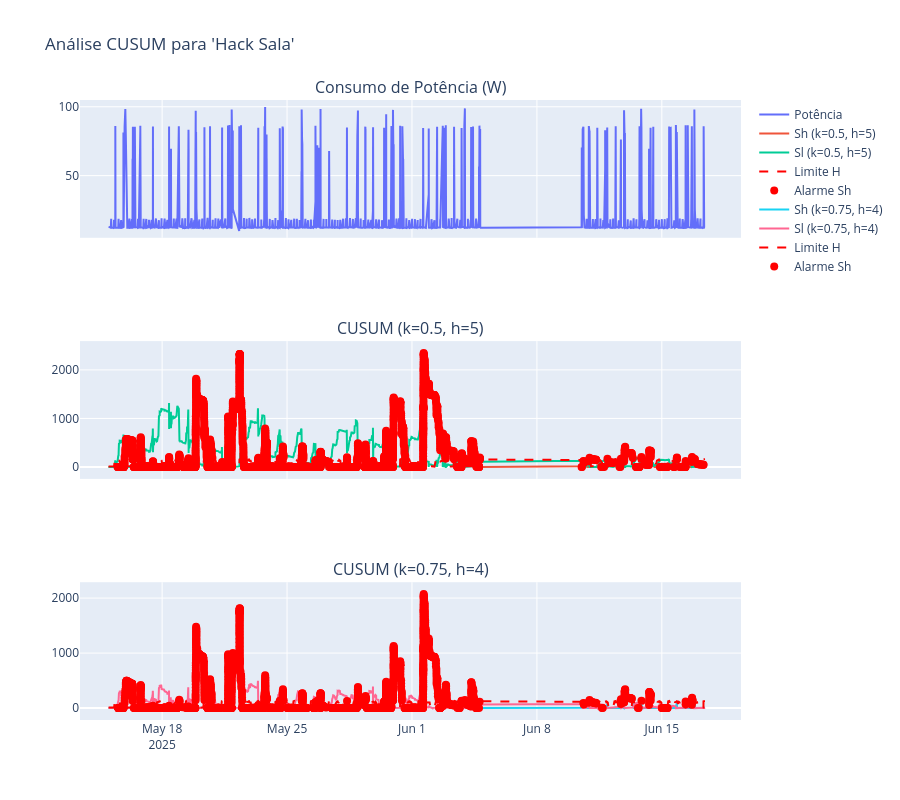

Write notebook code for a chart like this one.
### Markdown cell above
### Visualização dos Resultados

Vamos plotar os resultados para comparar visualmente o comportamento das duas simulações.

### Code cell
fig = make_subplots(rows=3, cols=1, shared_xaxes=True, 
                    subplot_titles=('Consumo de Potência (W)', 'CUSUM (k=0.5, h=5)', 'CUSUM (k=0.75, h=4)'))

# Gráfico de Potência
fig.add_trace(go.Scatter(x=df_sim1['event_time'], y=df_sim1['power'], mode='lines', name='Potência'), row=1, col=1)

# Gráfico Simulação 1
fig.add_trace(go.Scatter(x=df_sim1['event_time'], y=df_sim1['Sh'], mode='lines', name='Sh (k=0.5, h=5)'), row=2, col=1)
fig.add_trace(go.Scatter(x=df_sim1['event_time'], y=df_sim1['Sl'], mode='lines', name='Sl (k=0.5, h=5)'), row=2, col=1)
fig.add_trace(go.Scatter(x=df_sim1['event_time'], y=df_sim1['H'], mode='lines', name='Limite H', line=dict(dash='dash', color='red')), row=2, col=1)
fig.add_trace(go.Scatter(x=df_sim1[df_sim1['alarm']]['event_time'], y=df_sim1[df_sim1['alarm']]['Sh'], mode='markers', name='Alarme Sh', marker=dict(color='red', size=8)), row=2, col=1)

# Gráfico Simulação 2
fig.add_trace(go.Scatter(x=df_sim2['event_time'], y=df_sim2['Sh'], mode='lines', name='Sh (k=0.75, h=4)'), row=3, col=1)
fig.add_trace(go.Scatter(x=df_sim2['event_time'], y=df_sim2['Sl'], mode='lines', name='Sl (k=0.75, h=4)'), row=3, col=1)
fig.add_trace(go.Scatter(x=df_sim2['event_time'], y=df_sim2['H'], mode='lines', name='Limite H', line=dict(dash='dash', color='red')), row=3, col=1)
fig.add_trace(go.Scatter(x=df_sim2[df_sim2['alarm']]['event_time'], y=df_sim2[df_sim2['alarm']]['Sh'], mode='markers', name='Alarme Sh', marker=dict(color='red', size=8)), row=3, col=1)

fig.update_layout(height=800, title_text=f"Análise CUSUM para '{device_to_analyze}'")
fig.show()

### Figure 1 — Plotly figure (JSON) as saved in the notebook; plotly's stock layout.template omitted (floating-point values rounded to 4 significant figures; data arrays with more than 128 entries replaced by an {"elided": "..."} marker saying what was removed)
{"data": [{"mode": "lines", "name": "Potência", "type": "scatter", "x": {"elided": "4074 str values"}, "xaxis": "x", "y": {"elided": "4074 float values"}, "yaxis": "y"}, {"mode": "lines", "name": "Sh (k=0.5, h=5)", "type": "scatter", "x": {"elided": "4074 str values"}, "xaxis": "x2", "y": {"elided": "4074 float values"}, "yaxis": "y2"}, {"mode": "lines", "name": "Sl (k=0.5, h=5)", "type": "scatter", "x": {"elided": "4074 str values"}, "xaxis": "x2", "y": {"elided": "4074 float values"}, "yaxis": "y2"}, {"line": {"color": "red", "dash": "dash"}, "mode": "lines", "name": "Limite H", "type": "scatter", "x": {"elided": "4074 str values"}, "xaxis": "x2", "y": {"elided": "4074 float values"}, "yaxis": "y2"}, {"marker": {"color": "red", "size": 8}, "mode": "markers", "name": "Alarme Sh", "type": "scatter", "x": {"elided": "3637 str values"}, "xaxis": "x2", "y": {"elided": "3637 float values"}, "yaxis": "y2"}, {"mode": "lines", "name": "Sh (k=0.75, h=4)", "type": "scatter", "x": {"elided": "4074 str values"}, "xaxis": "x3", "y": {"elided": "4074 float values"}, "yaxis": "y3"}, {"mode": "lines", "name": "Sl (k=0.75, h=4)", "type": "scatter", "x": {"elided": "4074 str values"}, "xaxis": "x3", "y": {"elided": "4074 float values"}, "yaxis": "y3"}, {"line": {"color": "red", "dash": "dash"}, "mode": "lines", "name": "Limite H", "type": "scatter", "x": {"elided": "4074 str values"}, "xaxis": "x3", "y": {"elided": "4074 float values"}, "yaxis": "y3"}, {"marker": {"color": "red", "size": 8}, "mode": "markers", "name": "Alarme Sh", "type": "scatter", "x": {"elided": "2609 str values"}, "xaxis": "x3", "y": {"elided": "2609 float values"}, "yaxis": "y3"}], "layout": {"annotations": [{"font": {"size": 16}, "showarrow": false, "text": "Consumo de Potência (W)", "x": 0.5, "xanchor": "center", "xref": "paper", "y": 1, "yanchor": "bottom", "yref": "paper"}, {"font": {"size": 16}, "showarrow": false, "text": "CUSUM (k=0.5, h=5)", "x": 0.5, "xanchor": "center", "xref": "paper", "y": 0.6111, "yanchor": "bottom", "yref": "paper"}, {"font": {"size": 16}, "showarrow": false, "text": "CUSUM (k=0.75, h=4)", "x": 0.5, "xanchor": "center", "xref": "paper", "y": 0.2222, "yanchor": "bottom", "yref": "paper"}], "height": 800, "title": {"text": "Análise CUSUM para 'Hack Sala'"}, "xaxis": {"anchor": "y", "domain": [0, 1], "matches": "x3", "showticklabels": false}, "xaxis2": {"anchor": "y2", "domain": [0, 1], "matches": "x3", "showticklabels": false}, "xaxis3": {"anchor": "y3", "domain": [0, 1]}, "yaxis": {"anchor": "x", "domain": [0.7778, 1]}, "yaxis2": {"anchor": "x2", "domain": [0.3889, 0.6111]}, "yaxis3": {"anchor": "x3", "domain": [0, 0.2222]}}}
